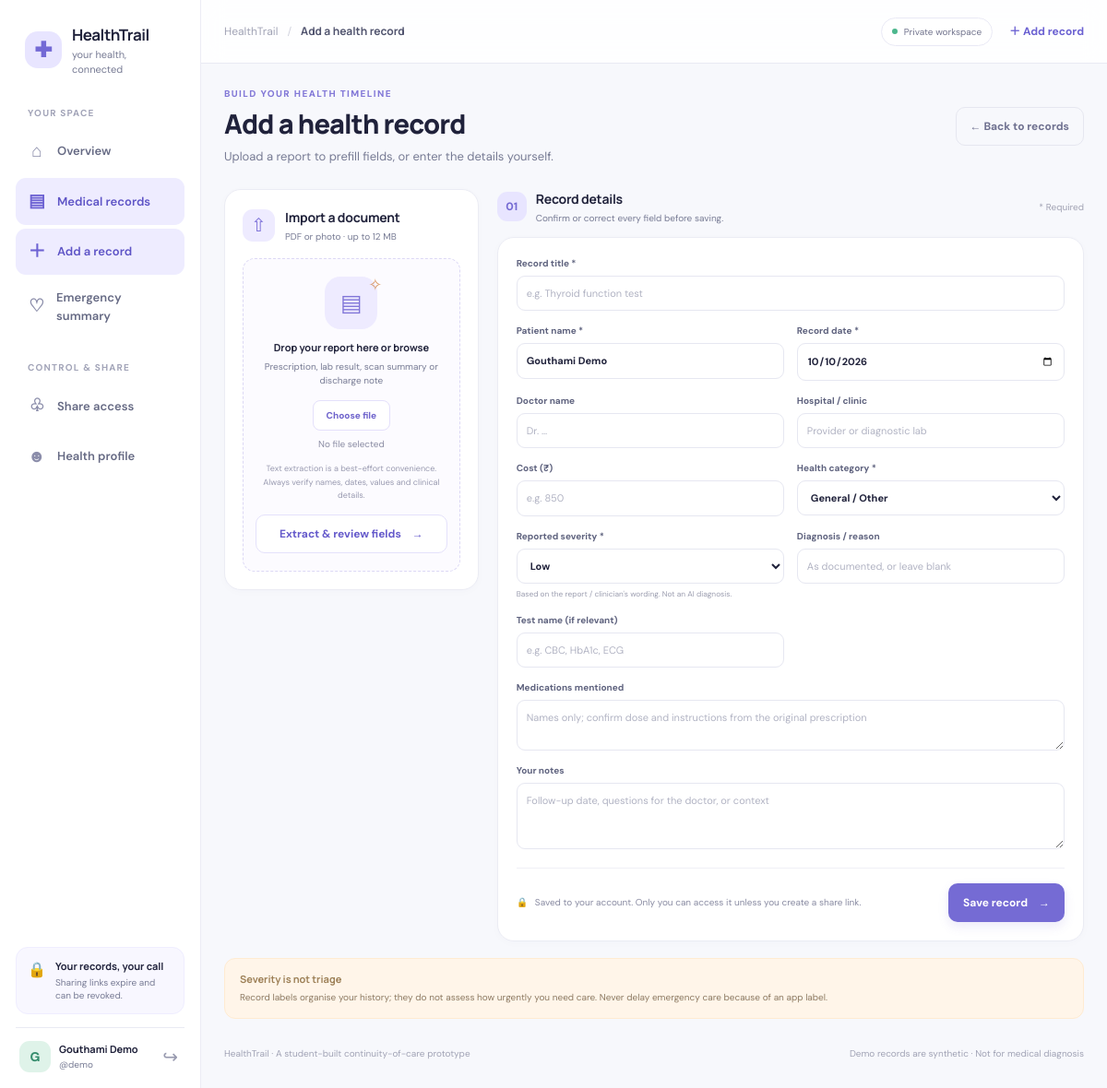
The app's page /records/new (signed in) with its own data.
### tables this page shows
CREATE TABLE users (
                id INTEGER PRIMARY KEY AUTOINCREMENT,
                username TEXT NOT NULL UNIQUE COLLATE NOCASE,
                full_name TEXT NOT NULL,
                password_hash TEXT NOT NULL,
                allergies TEXT NOT NULL DEFAULT '',
                current_medications TEXT NOT NULL DEFAULT '',
                chronic_conditions TEXT NOT NULL DEFAULT '',
                emergency_contact TEXT NOT NULL DEFAULT '',
                created_at TEXT NOT NULL
            );

### app.py (the view)
    @app.route("/records/new")
    @login_required
    def new_record():
        return render_template("record_form.html", page_title="Add a health record", values={
            "patient_name": current_user()["full_name"], "record_date": date.today().isoformat(),
            "category": "General / Other", "severity": "Low", "title": "", "doctor_name": "",
            "hospital_name": "", "cost": "", "diagnosis": "", "test_type": "", "medications": "",
            "notes": "", "extracted_text": "", "pending_upload": "",
        }, mode="create", upload_warning=None)

### templates/record_form.html (shortened to what this page needs)
{% extends 'base.html' %}
{% block content %}
<div class="page-intro">
  <div><span class="eyebrow">BUILD YOUR HEALTH TIMELINE</span>
    <h1>{% if values.get('pending_upload') %}Review extracted details{% else %}Add a health record{% endif %}</h1>
    <p class="muted">Upload a report to prefill fields, or enter the details yourself.</p>
  </div><a class="btn btn-ghost" href="{{ url_for('records') }}">← Back to records</a>
</div>
<div class="add-record-layout">
  <section class="panel upload-panel">
    <div class="upload-heading"><span class="upload-icon">⇧</span>
      <div>
        <h2>Import a document</h2>
        <p>PDF or photo · up to 12 MB</p>
      </div>
    </div>
    <form method="post" action="{{ url_for('extract_upload') }}" enctype="multipart/form-data" class="upload-dropzone">
      <div class="upload-graphic"><span>▤</span><i>✧</i></div><strong>Drop your report here or browse</strong>
      <p>Prescription, lab result, scan summary or discharge note</p>
      <label class="file-picker">Choose file<input id="medical-file-input" type="file" name="medical_file"
          accept=".pdf,.png,.jpg,.jpeg,.webp,application/pdf,image/png,image/jpeg,image/webp" required></label>
      <div id="selected-file-name" class="selected-file-name" role="status" aria-live="polite">No file selected</div>
      <small>Text extraction is a best-effort convenience. Always verify names, dates, values and clinical
        details.</small>
      <button type="submit" class="btn btn-secondary btn-block">Extract & review fields <span>→</span></button>
    </form>
  </section>
  <section class="record-form-section">
    <div class="form-section-heading">
      <div><span class="section-number">01</span>
        <div>
          <h2>Record details</h2>
          <p>Confirm or correct every field before saving.</p>
        </div>
      </div><span class="required-note">* Required</span>
    </div>
    <form method="post" action="{{ url_for('create_record') }}" class="panel medical-form">
      <div class="form-grid">
        <label class="span-2">Record title *<input name="title" required maxlength="180"
            value="{{ values.get('title', '') }}" placeholder="e.g. Thyroid function test"></label>
        <label>Patient name *<input name="patient_name" required maxlength="120"
            value="{{ values.get('patient_name', '') }}"></label>
        <label>Record date *<input name="record_date" type="date" required
            value="{{ values.get('record_date', '') }}"></label>
        <label>Doctor name<input name="doctor_name" maxlength="160" value="{{ values.get('doctor_name', '') }}"
            placeholder="Dr. …"></label>
        <label>Hospital / clinic<input name="hospital_name" maxlength="180"
            value="{{ values.get('hospital_name', '') }}" placeholder="Provider or diagnostic lab"></label>
        <label>Cost (₹)<input name="cost" type="number" min="0" step="0.01" value="{{ values.get('cost', '') }}"
            placeholder="e.g. 850"></label>
        <label>Health category *<select name="category" required>{% for c in categories %}<option value="{{ c }}" {% if
              values.get('category')==c %}selected{% endif %}>{{ c }}</option>{% endfor %}</select></label>
        <label>Reported severity *<select name="severity" required>{% for s in severities %}<option value="{{ s }}" {%
              if values.get('severity')==s %}selected{% endif %}>{{ s }}</option>{% endfor %}</select><small
            class="field-help">Based on the report / clinician's wording. Not an AI diagnosis.</small></label>
        <label>Diagnosis / reason<input name="diagnosis" maxlength="1500" value="{{ values.get('diagnosis', '') }}"
            placeholder="As documented, or leave blank"></label>
        <label>Test name (if relevant)<input name="test_type" maxlength="120" value="{{ values.get('test_type', '') }}"
            placeholder="e.g. CBC, HbA1c, ECG"></label>
        <label class="span-2">Medications mentioned<textarea name="medications" rows="2" maxlength="1500"
            placeholder="Names only; confirm dose and instructions from the original prescription">{{ values.get('medications', '') }}</textarea></label>
        <label class="span-2">Your notes<textarea name="notes" rows="3" maxlength="4000"
            placeholder="Follow-up date, questions for the doctor, or context">{{ values.get('notes', '') }}</textarea></label>
      </div>
      <div class="form-footer">
        <p><span>🔒</span> Saved to your account. Only you can access it unless you create a share link.</p><button
          type="submit" class="btn btn-primary">Save record <span>→</span></button>
      </div>
    </form>
  </section>
</div>
<div class="notice notice-warm"><strong>Severity is not triage</strong>
  <p>Record labels organise your history; they do not assess how urgently you need care. Never delay emergency care
    because of an app label.</p>
</div>
{% endblock %}

### templates/base.html (shortened to what this page needs)
<!doctype html>
<html lang="en">
<head>
  <link rel="stylesheet" href="{{ url_for('static', filename='style.css') }}">
</head>
<body>
  <div class="app-shell {% if not current_user() and request.endpoint in ['login', 'signup'] %}auth-shell{% elif not current_user() %}guest-shell{% endif %}">
    {% if current_user() %}
    <aside class="sidebar">
      <a href="{{ url_for('dashboard') }}" class="brand">
        <span class="brand-mark">✚</span>
        <span><strong>HealthTrail</strong><small>your health, connected</small></span>
      </a>
      <div class="nav-label">YOUR SPACE</div>
      <nav class="side-nav">
        <a class="nav-item {% if request.endpoint == 'dashboard' %}active{% endif %}" href="{{ url_for('dashboard') }}"><span>⌂</span> Overview</a>
        <a class="nav-item {% if request.endpoint in ['records', 'record_detail', 'new_record', 'extract_upload', 'edit_record'] %}active{% endif %}" href="{{ url_for('records') }}"><span>▤</span> Medical records</a>
        <a class="nav-item {% if request.endpoint == 'new_record' %}active{% endif %}" href="{{ url_for('new_record') }}"><span>＋</span> Add a record</a>
        <a class="nav-item {% if request.endpoint == 'emergency_card' %}active{% endif %}" href="{{ url_for('emergency_card') }}"><span>♡</span> Emergency summary</a>
      </nav>
      <div class="nav-label">CONTROL & SHARE</div>
      <nav class="side-nav">
        <a class="nav-item {% if request.endpoint in ['sharing', 'public_share'] %}active{% endif %}" href="{{ url_for('sharing') }}"><span>♧</span> Share access</a>
        <a class="nav-item {% if request.endpoint == 'profile' %}active{% endif %}" href="{{ url_for('profile') }}"><span>☻</span> Health profile</a>
      </nav>
      <div class="sidebar-bottom">
        <div class="privacy-mini"><span>🔒</span><div><strong>Your records, your call</strong><p>Sharing links expire and can be revoked.</p></div></div>
        <div class="user-mini"><span class="avatar">{{ current_user()['full_name'][:1]|upper }}</span><div class="user-mini-text"><strong>{{ current_user()['full_name'] }}</strong><small>@{{ current_user()['username'] }}</small></div>
          <form method="post" action="{{ url_for('logout') }}"><input type="hidden" name="csrf_token" value="{{ csrf_token() }}"><button class="logout-icon" type="submit" title="Sign out" aria-label="Sign out">↪</button></form>
        </div>
      </div>
    </aside>
    {% endif %}
    <main class="main-area {% if not current_user() and request.endpoint in ['login', 'signup'] %}auth-main{% elif not current_user() %}guest-main{% endif %}">
      {% if current_user() %}
      <header class="topbar">
        <div class="breadcrumb"><span>HealthTrail</span><span class="crumb-sep">/</span><strong>{{ page_title or 'Overview' }}</strong></div>
        <div class="topbar-actions"><span class="secure-pill"><span class="secure-dot"></span> Private workspace</span><a class="topbar-add" href="{{ url_for('new_record') }}">＋ Add record</a></div>
      </header>
      {% endif %}
      <div class="content-wrap {% if not current_user() and request.endpoint in ['login', 'signup'] %}auth-content{% elif not current_user() %}guest-content{% endif %}">
        {% block content %}{% endblock %}
        <footer class="page-footer"><span>HealthTrail · A student-built continuity-of-care prototype</span><span>Demo records are synthetic · Not for medical diagnosis</span></footer>
      </div>
    </main>
  </div>
</body>
</html>

### records on screen
users: full_name "G", full_name "Gouthami Demo", username "demo", patient_name "Gouthami Demo"

### other values on screen
{{ page_title or 'Overview' }} "Add a health record"
form field category "General / Other"
form field severity "Low"
